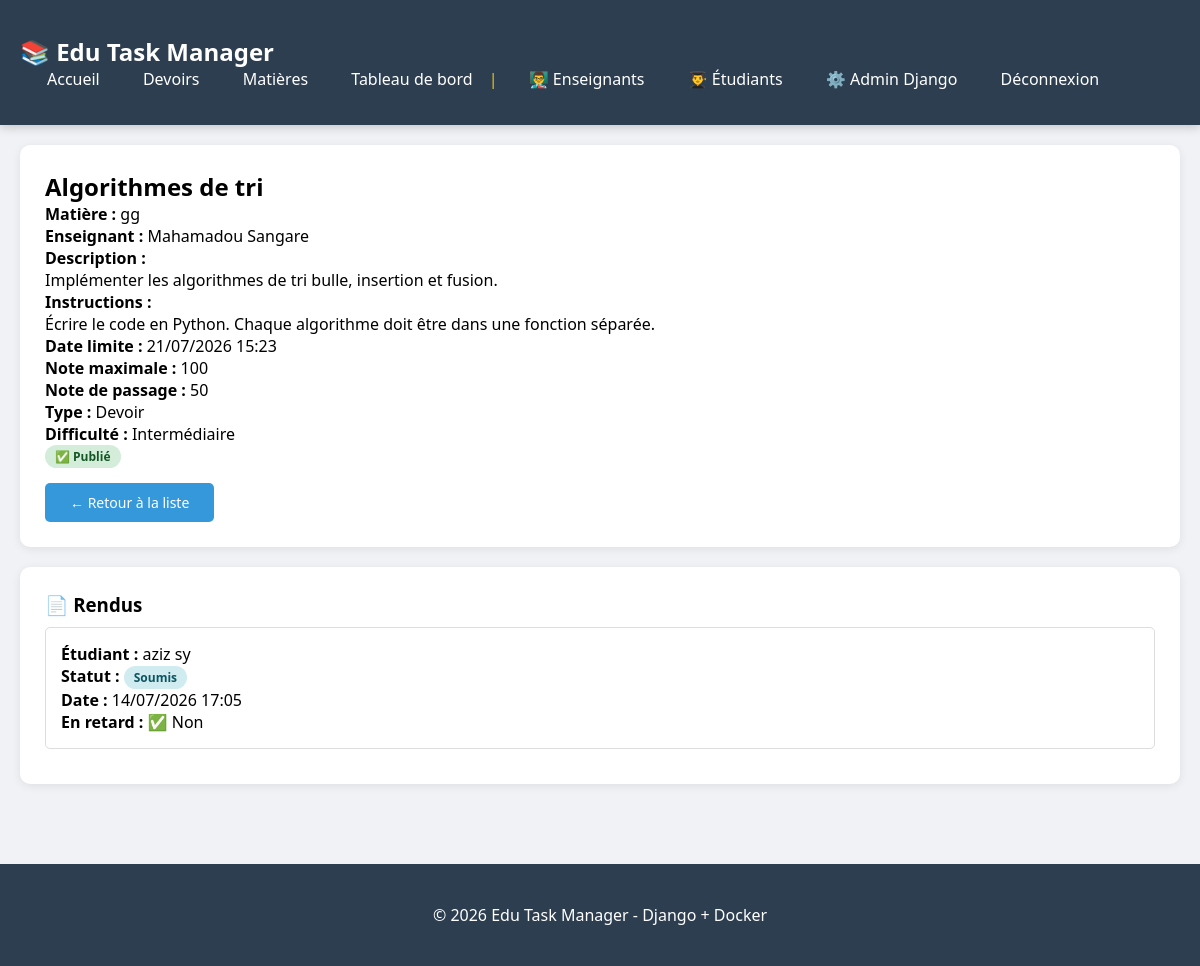
/assignments/2/ (signed in), run on the app's committed database.
### assignments/models.py (models this page shows, shortened)
class Assignment(models.Model):
    class Type(models.TextChoices):
        HOMEWORK = 'homework', 'Devoir'
        EXAM = 'exam', 'Examen'
        PROJECT = 'project', 'Projet'
        QUIZ = 'quiz', 'Quiz'
        LAB = 'lab', 'TP'
    class Difficulty(models.TextChoices):
        BEGINNER = 'beginner', 'Débutant'
        INTERMEDIATE = 'intermediate', 'Intermédiaire'
        ADVANCED = 'advanced', 'Avancé'
        EXPERT = 'expert', 'Expert'
    title = models.CharField(max_length=200)
    description = models.TextField(blank=True)
    assignment_type = models.CharField(max_length=20, choices=Type.choices, default=Type.HOMEWORK)
    difficulty_level = models.CharField(max_length=20, choices=Difficulty.choices, default=Difficulty.INTERMEDIATE)
    max_score = models.IntegerField(default=100)
    passing_score = models.IntegerField(default=50)
    submission_deadline = models.DateTimeField()
    estimated_duration = models.IntegerField(default=60)
    is_mandatory = models.BooleanField(default=True)
    is_published = models.BooleanField(default=False)
    instructions = models.TextField(blank=True)
    attachments = models.JSONField(default=list, blank=True)
    discipline = models.ForeignKey(Discipline, on_delete=models.CASCADE, related_name='assignments')
    teacher = models.ForeignKey('users.Teacher', on_delete=models.CASCADE, related_name='assignments')
    created_at = models.DateTimeField(auto_now_add=True)
    updated_at = models.DateTimeField(auto_now=True)

class Discipline(models.Model):
    name = models.CharField(max_length=100)
    code = models.CharField(max_length=20, unique=True)
    description = models.TextField(blank=True)
    ects_credits = models.IntegerField(default=0)
    semester = models.CharField(max_length=10, blank=True)
    teacher = models.ForeignKey('users.Teacher', on_delete=models.SET_NULL, null=True, blank=True, related_name='disciplines')
    is_active = models.BooleanField(default=True)
    created_at = models.DateTimeField(auto_now_add=True)
    updated_at = models.DateTimeField(auto_now=True)

class Submission(models.Model):
    class Status(models.TextChoices):
        DRAFT = 'draft', 'Brouillon'
        SUBMITTED = 'submitted', 'Soumis'
        GRADED = 'graded', 'Noté'
        RETURNED = 'returned', 'Retourné'
    content = models.TextField(blank=True)
    file = models.FileField(upload_to=submission_file_path, null=True, blank=True)
    submitted_at = models.DateTimeField(auto_now_add=True)
    is_late = models.BooleanField(default=False)
    status = models.CharField(max_length=20, choices=Status.choices, default=Status.DRAFT)
    ip_address = models.GenericIPAddressField(null=True, blank=True)
    plagiarism_score = models.FloatField(default=0.0)
    assignment = models.ForeignKey(Assignment, on_delete=models.CASCADE, related_name='submissions')
    student = models.ForeignKey('users.Student', on_delete=models.CASCADE, related_name='submissions')
    updated_at = models.DateTimeField(auto_now=True)

### users/models.py (models this page shows, shortened)
class Teacher(models.Model):
    user = models.OneToOneField(User, on_delete=models.CASCADE, related_name='teacher_profile')
    department = models.CharField(max_length=100, blank=True)
    office_location = models.CharField(max_length=200, blank=True)
    consultation_hours = models.CharField(max_length=200, blank=True)

class User(AbstractUser):
    class Role(models.TextChoices):
        ADMIN = 'admin', 'Administrateur'
        TEACHER = 'teacher', 'Enseignant'
        STUDENT = 'student', 'Étudiant'
    role = models.CharField(max_length=10, choices=Role.choices, default=Role.STUDENT)
    is_verified = models.BooleanField(default=False)
    @property
    def is_admin(self):
        return self.role == self.Role.ADMIN
    @property
    def is_teacher(self):
        return self.role == self.Role.TEACHER
    @property
    def is_student(self):
        return self.role == self.Role.STUDENT

class Student(models.Model):
    user = models.OneToOneField(User, on_delete=models.CASCADE, related_name='student_profile')
    student_id = models.CharField(max_length=20, unique=True)
    group_code = models.CharField(max_length=20, blank=True)
    level = models.CharField(max_length=10, blank=True)
    enrolled_year = models.IntegerField(null=True, blank=True)

### assignments/views.py (the view)
# urls.py: path('<int:pk>/', views.assignment_detail, name='detail'),
@login_required
def assignment_detail(request, pk):
    assignment = get_object_or_404(Assignment, pk=pk)
    submissions = None
    has_submission = False
    if request.user.is_student and hasattr(request.user, 'student_profile'):
        submissions = Submission.objects.filter(assignment=assignment, student=request.user.student_profile)
        has_submission = submissions.exists()
    elif request.user.is_teacher and hasattr(request.user, 'teacher_profile'):
        submissions = Submission.objects.filter(assignment=assignment)
    elif request.user.is_admin:
        submissions = Submission.objects.filter(assignment=assignment)
    return render(request, 'assignments/detail.html', {
        'assignment': assignment,
        'submissions': submissions,
        'has_submission': has_submission
    })

### templates/assignments/detail.html (shortened to what this page needs)
{% extends 'base.html' %}
{% block content %}
<div class="card">
    <h2>{{ assignment.title }}</h2>
    <p><strong>Matière :</strong> {{ assignment.discipline.name }}</p>
    <p><strong>Enseignant :</strong> {{ assignment.teacher.user.get_full_name }}</p>
    <p><strong>Description :</strong> {{ assignment.description|linebreaks }}</p>
    <p><strong>Instructions :</strong> {{ assignment.instructions|linebreaks }}</p>
    <p><strong>Date limite :</strong> {{ assignment.submission_deadline|date:"d/m/Y H:i" }}</p>
    <p><strong>Note maximale :</strong> {{ assignment.max_score }}</p>
    <p><strong>Note de passage :</strong> {{ assignment.passing_score }}</p>
    <p><strong>Type :</strong> {{ assignment.get_assignment_type_display }}</p>
    <p><strong>Difficulté :</strong> {{ assignment.get_difficulty_level_display }}</p>
    <p>
        <span class="badge {% if assignment.is_published %}badge-success{% else %}badge-warning{% endif %}">
            {% if assignment.is_published %}✅ Publié{% else %}⏳ Brouillon{% endif %}
        </span>
    </p>
    <p style="margin-top: 15px;">
        <a href="{% url 'assignments:list' %}" class="btn btn-primary">← Retour à la liste</a>
    </p>
</div>
{% if submissions %}
<div class="card">
    <h3>📄 Rendus</h3>
    {% for submission in submissions %}
    <div style="border: 1px solid #ddd; padding: 15px; margin: 10px 0; border-radius: 5px;">
        <p><strong>Étudiant :</strong> {{ submission.student.user.get_full_name }}</p>
        <p><strong>Statut :</strong>
            <span class="badge {% if submission.status == 'graded' %}badge-success{% elif submission.status == 'submitted' %}badge-info{% else %}badge-warning{% endif %}">
                {{ submission.get_status_display }}
            </span>
        </p>
        <p><strong>Date :</strong> {{ submission.submitted_at|date:"d/m/Y H:i" }}</p>
        <p><strong>En retard :</strong> {% if submission.is_late %}⚠️ Oui{% else %}✅ Non{% endif %}</p>
    </div>
    {% endfor %}
    </div>
{% endif %}
{% endblock %}

### templates/base.html (style rules this page uses)
* { margin: 0; padding: 0; box-sizing: border-box; }
body { font-family: 'Segoe UI', Arial, sans-serif; background: #f0f2f5; }
.card { background: white; padding: 25px; border-radius: 10px; box-shadow: 0 2px 10px rgba(0,0,0,0.08); margin-bottom: 20px; }
.btn { display: inline-block; padding: 10px 25px; border-radius: 5px; text-decoration: none; color: white; border: none; cursor: pointer; font-size: 14px; transition: 0.3s; }
.btn-primary { background: #3498db; }
.badge { display: inline-block; padding: 3px 10px; border-radius: 20px; font-size: 12px; font-weight: 600; }
.badge-success { background: #d4edda; color: #155724; }
.badge-info { background: #d1ecf1; color: #0c5460; }

### data on the page
Assignment: title "Algorithmes de tri", discipline.name "gg", teacher.user.get_full_name "Mahamadou Sangare", description "Implémenter les algorithmes de tri bulle, insertion et fusion.", instructions "Écrire le code en Python. Chaque algorithme doit être dans une fonction séparée.", submission_deadline "21/07/2026 15:23", max_score "100", passing_score "50", assignment_type "Devoir", difficulty_level "Intermédiaire"
Submission: student.user.get_full_name "aziz sy", status "Soumis", submitted_at "14/07/2026 17:05", is_late "✅ Non"
